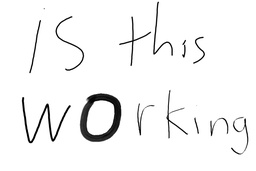
#> input picture writtenletters/test1.jpg, 256 x 171 px, shrunk from 1100 x 733 before the run
$ python -i pictureprocess2.py   (imports and definitions only)
#> lines starting #> are read from the running program, lines starting #| are printed output that depends on the picture; after the words box and inside, x2 and y2 are one past the last pixel; in counts of white or black regions, pixels touching at a corner belong together
#> in only_take_what_you_need, original_color_image is the input picture: PIL image 256x171 RGB; min 0, max 255, mean 244.4
### letterdisplayer.py
import numpy as np
from PIL import Image
def show_image(image_array):

    letter_grid_height, letter_grid_width = np.shape(image_array)
    test_image = Image.new("RGB", (letter_grid_width, letter_grid_height), color=(255, 255, 255))


    for y in range(letter_grid_height):
        for x in range(letter_grid_width):
            if image_array[y,x] == 1:
                test_image.putpixel((x,y),(0,0,0))
    test_image.show()


# [22 lines left out: functions show_neg_image, show_color_image, not called in this run]

def show_digital_color_image(image_array):
    letter_grid_height, letter_grid_width = np.shape(image_array)
    test_image = Image.new("RGB", (letter_grid_width, letter_grid_height), color=(255, 255, 255))


    for y in range(letter_grid_height):
        for x in range(letter_grid_width):
            if image_array[y,x] == 1:
                test_image.putpixel((x,y),(0,0,0))
            if image_array[y,x] == 2:
                test_image.putpixel((x,y),(255,0,0))
            if image_array[y,x] == 3:
                test_image.putpixel((x,y),(0,255,0))
            if image_array[y,x] == 4:
                test_image.putpixel((x,y),(0,0,255))
            if image_array[y,x] == 5:
                test_image.putpixel((x,y),(255,255,0))
            if image_array[y,x] == 6:
                test_image.putpixel((x,y),(0,255,255))
            if image_array[y,x] == 7:
                test_image.putpixel((x,y),(255,165,0))
    test_image.show()

### pictureprocess2.py
import numpy as np
from PIL import Image
from skimage.morphology import skeletonize
import letterdisplayer
import cv2
from sklearn.cluster import DBSCAN
import matplotlib.pyplot as plt

def detect_colors(pixel, threshold, factor):

    average = (pixel[0] + pixel[1] + pixel[2]) / 3
    if factor*average < threshold:
        return True
    else:
        return False

def make_black_or_white(letter_filename):

#> called with letter_filename = 'writtenletters/test1.jpg'
    threshold = 250
    factor = 1.2

    written_letter = Image.open(letter_filename)
    image_width, image_height = written_letter.size
#> image_width = 256; image_height = 171
    letter_grid = np.zeros((image_height, image_width))

    for y in range(image_height):
        for x in range(image_width):
            input_pixel = written_letter.getpixel((x, y))
            if detect_colors(input_pixel, threshold, factor):
                letter_grid[y,x] = 1

            else:
                letter_grid[y,x] = 0
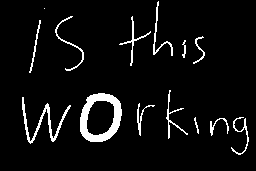
#> letter_grid: shape (171, 256) float64; values 0 (black) and 1 (white), 5.7% white; 14 white regions (1 under 20 px), largest, box (x1, y1, x2, y2) and area: (80, 93, 122, 142) 918, (22, 97, 71, 144) 410, (153, 1, 173, 56) 161

    return letter_grid


def simplify(letter_filename):
    written_letter_grid = make_black_or_white(letter_filename)
    slimmed_grid = skeletonize(written_letter_grid)
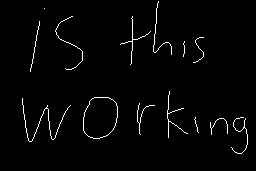
#> slimmed_grid: shape (171, 256) bool; 2% white in thin lines or dots, all inside (x1, y1, x2, y2) = (22, 1, 248, 154)

    grid_height, grid_width = slimmed_grid.shape
    new_slimmed_grid = np.zeros((grid_height,grid_width))
    for y in range(grid_height):
        for x in range(grid_width):
            if slimmed_grid[y,x] == True:
                new_slimmed_grid[y,x] = 1
            else:
                new_slimmed_grid[y,x] = 0
    letterdisplayer.show_image(new_slimmed_grid)
#> in show_image, `test_image = Image.new("RGB", (letter_grid_width, letter_grid_height),..`: test_image: PIL image 256x171 RGB; every value is 255
    return new_slimmed_grid


def rgb_to_lab(color):
    rgb = np.array([[color]], dtype=np.uint8)
    lab = cv2.cvtColor(rgb, cv2.COLOR_RGB2LAB)
    return lab[0][0]

def color_distance(color1, color2):

    lab1 = rgb_to_lab(color1).astype(np.int32)
    lab2 = rgb_to_lab(color2).astype(np.int32)


    rgb1 = np.array(color1, dtype=np.int32)
    rgb2 = np.array(color2, dtype=np.int32)

    rgb_distance = np.sqrt(np.sum((rgb1 - rgb2) ** 2))
    lab_distance = np.sqrt(np.sum((lab1 - lab2) ** 2))

    return lab_distance


def rgb_to_color_name(r, g, b):
    # Dictionary of general color names and their RGB ranges
    colors = {
        "Red": [(150, 0, 0), (255, 100, 100)],
        "Green": [(0, 150, 0), (100, 255, 100)],
        "Blue": [(0, 0, 150), (100, 100, 255)],
        "Yellow": [(150, 150, 0), (255, 255, 100)],
        "Cyan": [(0, 150, 150), (100, 255, 255)],
        "Magenta": [(150, 0, 150), (255, 100, 255)],
        "Black": [(0, 0, 0), (50, 50, 50)],
        "White": [(200, 200, 200), (255, 255, 255)],
        "Gray": [(100, 100, 100), (200, 200, 200)]
    }

    for color, (low, high) in colors.items():
        if low[0] <= r <= high[0] and low[1] <= g <= high[1] and low[2] <= b <= high[2]:
            return color
    return "Unknown color"


def only_take_what_you_need(letter_filename):
    original_color_image = Image.open(letter_filename)
    simplified_black_white_image = simplify(letter_filename)
    grid_height, grid_width = simplified_black_white_image.shape
    simplified_color_image = np.zeros((grid_height, grid_width, 3), dtype=np.uint8)


    for y in range(grid_height):
        for x in range(grid_width):
            if simplified_black_white_image[y,x] == 1:
                input_pixel = original_color_image.getpixel((x, y))
                simplified_color_image[y,x] = input_pixel
            else:
                simplified_color_image[y,x] = [255,255,255]
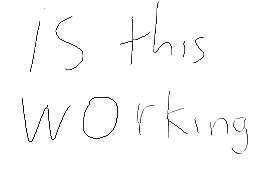
#> simplified_color_image: shape (171, 256, 3); min 0, max 255, mean 251.1


    return simplified_color_image


def cluster_colors(letter_filename, threshold=75):

    simplified_color_image = only_take_what_you_need(letter_filename)


    image_height, image_width, image_depth = simplified_color_image.shape

    colordictionary = {}
    color_number_grid = np.zeros((image_height, image_width))
    color_num = -1


    for y in range(image_height):
        for x in range(image_width):
            foundit = False
            input_pixel = tuple(simplified_color_image[y, x])

            for key in colordictionary:
                if color_distance(input_pixel, key) < threshold:
                    color_number_grid[y,x] = colordictionary.get(key)
                    foundit = True
                    break
            if foundit == False:
                color_num = color_num + 1
                colordictionary[input_pixel] = color_num
                color_number_grid[y,x] = color_num

    amount_of_colors = len(colordictionary)
    print(colordictionary)
#| {(255, 255, 255): 0, (38, 38, 38): 1, (150, 150, 150): 2}
    print(f"Detected colors: {len(colordictionary)}")
#| Detected colors: 3


    letterdisplayer.show_digital_color_image(color_number_grid)
    return color_number_grid, amount_of_colors

>>> result = cluster_colors('writtenletters/test1.jpg')

$ run again, on writtenletters/test10.jpg
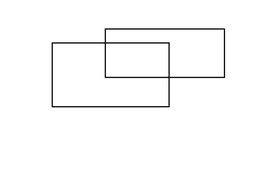
#> input picture writtenletters/test10.jpg, 256 x 169 px, shrunk from 1100 x 726 before the run
#> in only_take_what_you_need, original_color_image is the input picture: PIL image 256x169 RGB; min 0, max 255, mean 249.8
#> after the loop in make_black_or_white, `for y in range(image_height):`:
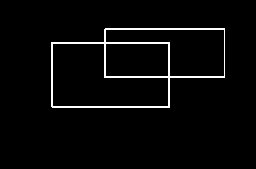
#> letter_grid: shape (169, 256) float64; values 0 (black) and 1 (white), 3.1% white in thin lines or dots, all inside (x1, y1, x2, y2) = (51, 28, 225, 108)
#> slimmed_grid: shape (169, 256) bool; 1.6% white in thin lines or dots, all inside (x1, y1, x2, y2) = (51, 28, 225, 107)
#| {(255, 255, 255): 0, (87, 87, 87): 1, (2, 2, 2): 2, (173, 173, 173): 3}
#| Detected colors: 4
#> after the loop in show_digital_color_image, `for y in range(letter_grid_height):`:
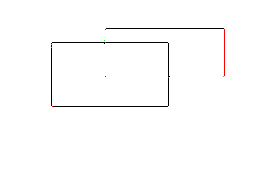
#> test_image: PIL image 256x169 RGB; mean R, G, B 252.2, 251.9, 251.9

$ run again, on writtenletters/test11.jpg
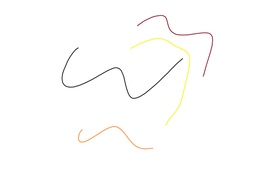
#> input picture writtenletters/test11.jpg, 256 x 169 px, shrunk from 1100 x 726 before the run
#> in only_take_what_you_need, original_color_image is the input picture: PIL image 256x169 RGB; mean R, G, B 253.4, 253.1, 252.3
#> after the loop in make_black_or_white, `for y in range(image_height):`:
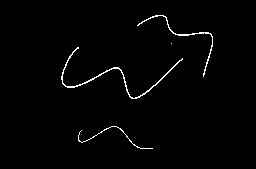
#> letter_grid: shape (169, 256) float64; values 0 (black) and 1 (white), 1.4% white in thin lines or dots, all inside (x1, y1, x2, y2) = (61, 15, 213, 149)
#> after the loop in only_take_what_you_need, `for y in range(grid_height):`:
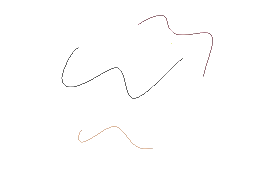
#> simplified_color_image: shape (169, 256, 3); mean R, G, B 254.1, 253.9, 253.9
#| {(255, 255, 255): 0, (186, 161, 167): 1, (76, 76, 76): 2}
#| Detected colors: 3
